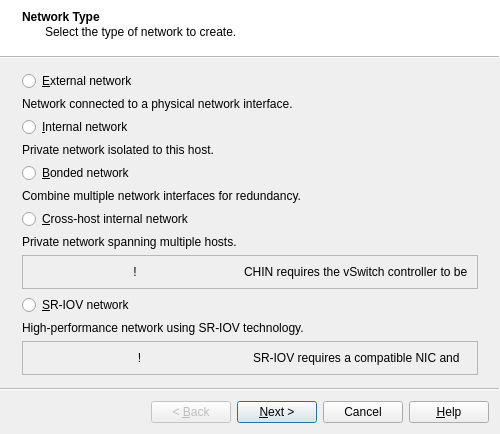
<?xml version="1.0" encoding="UTF-8"?>
<ui version="4.0">
 <class>NewNetworkWizard</class>
 <widget class="QWizard" name="NewNetworkWizard">
  <property name="windowTitle">
   <string>New Network Wizard</string>
  </property>
  <property name="wizardStyle">
   <enum>QWizard::ModernStyle</enum>
  </property>
  <property name="options">
   <set>QWizard::HaveHelpButton|QWizard::HelpButtonOnRight</set>
  </property>
  <widget class="QWizardPage" name="pageTypeSelect">
   <property name="title">
    <string>Network Type</string>
   </property>
   <property name="subTitle">
    <string>Select the type of network to create.</string>
   </property>
   <layout class="QVBoxLayout" name="verticalLayoutType">
    <item>
     <widget class="QRadioButton" name="radioExternal">
      <property name="text">
       <string>&amp;External network</string>
      </property>
     </widget>
    </item>
    <item>
     <widget class="QLabel" name="labelExternalDesc">
      <property name="text">
       <string>Network connected to a physical network interface.</string>
      </property>
      <property name="wordWrap">
       <bool>true</bool>
      </property>
     </widget>
    </item>
    <item>
     <widget class="QRadioButton" name="radioInternal">
      <property name="text">
       <string>&amp;Internal network</string>
      </property>
     </widget>
    </item>
    <item>
     <widget class="QLabel" name="labelInternalDesc">
      <property name="text">
       <string>Private network isolated to this host.</string>
      </property>
      <property name="wordWrap">
       <bool>true</bool>
      </property>
     </widget>
    </item>
    <item>
     <widget class="QRadioButton" name="radioBonded">
      <property name="text">
       <string>&amp;Bonded network</string>
      </property>
     </widget>
    </item>
    <item>
     <widget class="QLabel" name="labelBondedDesc">
      <property name="text">
       <string>Combine multiple network interfaces for redundancy.</string>
      </property>
      <property name="wordWrap">
       <bool>true</bool>
      </property>
     </widget>
    </item>
    <item>
     <widget class="QRadioButton" name="radioChin">
      <property name="text">
       <string>&amp;Cross-host internal network</string>
      </property>
     </widget>
    </item>
    <item>
     <widget class="QLabel" name="labelChinDesc">
      <property name="text">
       <string>Private network spanning multiple hosts.</string>
      </property>
      <property name="wordWrap">
       <bool>true</bool>
      </property>
     </widget>
    </item>
    <item>
     <widget class="QFrame" name="chinWarningFrame">
      <property name="frameShape">
       <enum>QFrame::StyledPanel</enum>
      </property>
      <property name="frameShadow">
       <enum>QFrame::Raised</enum>
      </property>
      <layout class="QHBoxLayout" name="chinWarningLayout">
       <item>
        <widget class="QLabel" name="chinWarningIcon">
         <property name="text">
          <string>!</string>
         </property>
         <property name="alignment">
          <set>Qt::AlignTop|Qt::AlignHCenter</set>
         </property>
        </widget>
       </item>
       <item>
        <widget class="QLabel" name="chinWarningText">
         <property name="text">
          <string>CHIN requires the vSwitch controller to be configured.</string>
         </property>
         <property name="wordWrap">
          <bool>true</bool>
         </property>
        </widget>
       </item>
      </layout>
     </widget>
    </item>
    <item>
     <widget class="QRadioButton" name="radioSriov">
      <property name="text">
       <string>&amp;SR-IOV network</string>
      </property>
     </widget>
    </item>
    <item>
     <widget class="QLabel" name="labelSriovDesc">
      <property name="text">
       <string>High-performance network using SR-IOV technology.</string>
      </property>
      <property name="wordWrap">
       <bool>true</bool>
      </property>
     </widget>
    </item>
    <item>
     <widget class="QFrame" name="sriovWarningFrame">
      <property name="frameShape">
       <enum>QFrame::StyledPanel</enum>
      </property>
      <property name="frameShadow">
       <enum>QFrame::Raised</enum>
      </property>
      <layout class="QHBoxLayout" name="sriovWarningLayout">
       <item>
        <widget class="QLabel" name="sriovWarningIcon">
         <property name="text">
          <string>!</string>
         </property>
         <property name="alignment">
          <set>Qt::AlignTop|Qt::AlignHCenter</set>
         </property>
        </widget>
       </item>
       <item>
        <widget class="QLabel" name="sriovWarningText">
         <property name="text">
          <string>SR-IOV requires a compatible NIC and host support.</string>
         </property>
         <property name="wordWrap">
          <bool>true</bool>
         </property>
        </widget>
       </item>
      </layout>
     </widget>
    </item>
    <item>
     <spacer name="typeSpacer">
      <property name="orientation">
       <enum>Qt::Vertical</enum>
      </property>
      <property name="sizeHint" stdset="0">
       <size>
        <width>20</width>
        <height>40</height>
       </size>
      </property>
     </spacer>
    </item>
   </layout>
  </widget>
  <widget class="QWizardPage" name="pageName">
   <property name="title">
    <string>Network Name</string>
   </property>
   <property name="subTitle">
    <string>Enter a name and description for the new network.</string>
   </property>
   <layout class="QFormLayout" name="formLayoutName">
    <item row="0" column="0">
     <widget class="QLabel" name="labelName">
      <property name="text">
       <string>&amp;Name:</string>
      </property>
     </widget>
    </item>
    <item row="0" column="1">
     <widget class="QLineEdit" name="nameEdit"/>
    </item>
    <item row="1" column="0">
     <widget class="QLabel" name="labelDescription">
      <property name="text">
       <string>&amp;Description:</string>
      </property>
     </widget>
    </item>
    <item row="1" column="1">
     <widget class="QTextEdit" name="descriptionEdit">
      <property name="maximumHeight">
       <number>90</number>
      </property>
     </widget>
    </item>
   </layout>
  </widget>
  <widget class="QWizardPage" name="pageDetails">
   <property name="title">
    <string>Network Details</string>
   </property>
   <property name="subTitle">
    <string>Configure network settings.</string>
   </property>
   <layout class="QVBoxLayout" name="verticalLayoutDetails">
    <item>
     <layout class="QFormLayout" name="formLayoutDetails">
      <item row="0" column="0">
       <widget class="QLabel" name="labelNic">
        <property name="text">
         <string>Network Interface:</string>
        </property>
       </widget>
      </item>
      <item row="0" column="1">
       <widget class="QComboBox" name="nicCombo"/>
      </item>
      <item row="1" column="0">
       <widget class="QLabel" name="labelVlan">
        <property name="text">
         <string>VLAN ID:</string>
        </property>
       </widget>
      </item>
      <item row="1" column="1">
       <widget class="QSpinBox" name="vlanSpin">
        <property name="minimum">
         <number>0</number>
        </property>
        <property name="maximum">
         <number>4094</number>
        </property>
       </widget>
      </item>
      <item row="2" column="0">
       <widget class="QLabel" name="labelMtu">
        <property name="text">
         <string>MTU:</string>
        </property>
       </widget>
      </item>
      <item row="2" column="1">
       <widget class="QSpinBox" name="mtuSpin">
        <property name="minimum">
         <number>68</number>
        </property>
        <property name="maximum">
         <number>9000</number>
        </property>
       </widget>
      </item>
     </layout>
    </item>
    <item>
     <widget class="QFrame" name="vlanInfoFrame">
      <property name="frameShape">
       <enum>QFrame::StyledPanel</enum>
      </property>
      <layout class="QHBoxLayout" name="vlanInfoLayout">
       <item>
        <widget class="QLabel" name="vlanInfoIcon">
         <property name="text">
          <string>!</string>
         </property>
         <property name="alignment">
          <set>Qt::AlignTop|Qt::AlignHCenter</set>
         </property>
        </widget>
       </item>
       <item>
        <widget class="QLabel" name="vlanInfoText">
         <property name="text">
          <string>VLAN validation message</string>
         </property>
         <property name="wordWrap">
          <bool>true</bool>
         </property>
        </widget>
       </item>
      </layout>
     </widget>
    </item>
    <item>
     <widget class="QFrame" name="mtuInfoFrame">
      <property name="frameShape">
       <enum>QFrame::StyledPanel</enum>
      </property>
      <layout class="QHBoxLayout" name="mtuInfoLayout">
       <item>
        <widget class="QLabel" name="mtuInfoIcon">
         <property name="text">
          <string>!</string>
         </property>
         <property name="alignment">
          <set>Qt::AlignTop|Qt::AlignHCenter</set>
         </property>
        </widget>
       </item>
       <item>
        <widget class="QLabel" name="mtuInfoText">
         <property name="text">
          <string>MTU validation message</string>
         </property>
         <property name="wordWrap">
          <bool>true</bool>
         </property>
        </widget>
       </item>
      </layout>
     </widget>
    </item>
    <item>
     <widget class="QCheckBox" name="autoAddCheck">
      <property name="text">
       <string>Automatically add network interface to new VMs</string>
      </property>
     </widget>
    </item>
    <item>
     <widget class="QCheckBox" name="createSriovVlanCheck">
      <property name="text">
       <string>Create VLAN on SR-IOV network</string>
      </property>
     </widget>
    </item>
    <item>
     <spacer name="detailsSpacer">
      <property name="orientation">
       <enum>Qt::Vertical</enum>
      </property>
      <property name="sizeHint" stdset="0">
       <size>
        <width>20</width>
        <height>40</height>
       </size>
      </property>
     </spacer>
    </item>
   </layout>
  </widget>
  <widget class="QWizardPage" name="pageBondDetails">
   <property name="title">
    <string>Bond Details</string>
   </property>
   <property name="subTitle">
    <string>Configure the bond and select interfaces.</string>
   </property>
   <layout class="QVBoxLayout" name="verticalLayoutBond">
    <item>
     <widget class="QLabel" name="bondDescriptionLabel">
      <property name="text">
       <string>A bond combines multiple network interfaces into a single logical interface for redundancy and increased throughput.</string>
      </property>
      <property name="wordWrap">
       <bool>true</bool>
      </property>
     </widget>
    </item>
    <item>
     <widget class="QGroupBox" name="bondSettingsGroup">
      <property name="title">
       <string>Bond Settings</string>
      </property>
      <layout class="QFormLayout" name="bondSettingsLayout">
       <item row="0" column="0">
        <widget class="QLabel" name="bondModeLabel">
         <property name="text">
          <string>Bond Mode:</string>
         </property>
        </widget>
       </item>
       <item row="0" column="1">
        <layout class="QHBoxLayout" name="bondModeLayout">
         <item>
          <widget class="QRadioButton" name="bondModeActiveBackup">
           <property name="text">
            <string>Active-Backup</string>
           </property>
          </widget>
         </item>
         <item>
          <widget class="QRadioButton" name="bondModeSlb">
           <property name="text">
            <string>SLB</string>
           </property>
          </widget>
         </item>
         <item>
          <widget class="QRadioButton" name="bondModeLacp">
           <property name="text">
            <string>LACP</string>
           </property>
          </widget>
         </item>
        </layout>
       </item>
       <item row="1" column="0">
        <widget class="QLabel" name="bondHashLabel">
         <property name="text">
          <string>LACP hashing:</string>
         </property>
        </widget>
       </item>
       <item row="1" column="1">
        <layout class="QHBoxLayout" name="bondHashLayout">
         <item>
          <widget class="QRadioButton" name="bondHashSrcMac">
           <property name="text">
            <string>Source MAC</string>
           </property>
          </widget>
         </item>
         <item>
          <widget class="QRadioButton" name="bondHashTcpUdp">
           <property name="text">
            <string>TCP/UDP ports</string>
           </property>
          </widget>
         </item>
        </layout>
       </item>
       <item row="2" column="0">
        <widget class="QLabel" name="bondMtuLabel">
         <property name="text">
          <string>MTU:</string>
         </property>
        </widget>
       </item>
       <item row="2" column="1">
        <widget class="QSpinBox" name="bondMtuSpin">
         <property name="minimum">
          <number>68</number>
         </property>
         <property name="maximum">
          <number>9000</number>
         </property>
        </widget>
       </item>
       <item row="3" column="0" colspan="2">
        <widget class="QLabel" name="bondMtuInfoLabel">
         <property name="text">
          <string>Allowed MTU range</string>
         </property>
         <property name="wordWrap">
          <bool>true</bool>
         </property>
        </widget>
       </item>
       <item row="4" column="0" colspan="2">
        <widget class="QCheckBox" name="bondAutoPlugCheck">
         <property name="text">
          <string>Automatically add network interface to new VMs</string>
         </property>
        </widget>
       </item>
      </layout>
     </widget>
    </item>
    <item>
     <widget class="QGroupBox" name="bondNicsGroup">
      <property name="title">
       <string>Network Interfaces (select at least 2)</string>
      </property>
      <layout class="QVBoxLayout" name="bondNicsLayout">
       <item>
        <widget class="QTableWidget" name="bondNicsTable">
         <property name="selectionMode">
          <enum>QAbstractItemView::MultiSelection</enum>
         </property>
         <property name="selectionBehavior">
          <enum>QAbstractItemView::SelectRows</enum>
         </property>
         <column>
          <property name="text">
           <string>Use</string>
          </property>
         </column>
         <column>
          <property name="text">
           <string>NIC</string>
          </property>
         </column>
         <column>
          <property name="text">
           <string>MAC</string>
          </property>
         </column>
         <column>
          <property name="text">
           <string>Link</string>
          </property>
         </column>
         <column>
          <property name="text">
           <string>Speed</string>
          </property>
         </column>
         <column>
          <property name="text">
           <string>Duplex</string>
          </property>
         </column>
         <column>
          <property name="text">
           <string>Vendor</string>
          </property>
         </column>
         <column>
          <property name="text">
           <string>Device</string>
          </property>
         </column>
         <column>
          <property name="text">
           <string>PCI</string>
          </property>
         </column>
        </widget>
       </item>
      </layout>
     </widget>
    </item>
    <item>
     <widget class="QLabel" name="bondWarningLabel">
      <property name="text">
       <string>Note: Creating a bond will briefly interrupt network connectivity.</string>
      </property>
      <property name="wordWrap">
       <bool>true</bool>
      </property>
     </widget>
    </item>
   </layout>
  </widget>
  <widget class="QWizardPage" name="pageChinDetails">
   <property name="title">
    <string>CHIN Details</string>
   </property>
   <property name="subTitle">
    <string>Select a management network to use for the tunnel.</string>
   </property>
   <layout class="QFormLayout" name="formLayoutChin">
    <item row="0" column="0">
     <widget class="QLabel" name="chinInterfaceLabel">
      <property name="text">
       <string>Management interface:</string>
      </property>
     </widget>
    </item>
    <item row="0" column="1">
     <widget class="QComboBox" name="chinInterfaceCombo"/>
    </item>
    <item row="1" column="0" colspan="2">
     <widget class="QCheckBox" name="chinAutoAddCheck">
      <property name="text">
       <string>Automatically add network interface to new VMs</string>
      </property>
     </widget>
    </item>
   </layout>
  </widget>
  <widget class="QWizardPage" name="pageSriovDetails">
   <property name="title">
    <string>SR-IOV Details</string>
   </property>
   <property name="subTitle">
    <string>Select a host NIC for SR-IOV.</string>
   </property>
   <layout class="QFormLayout" name="formLayoutSriov">
    <item row="0" column="0">
     <widget class="QLabel" name="sriovNicLabel">
      <property name="text">
       <string>Host NIC:</string>
      </property>
     </widget>
    </item>
    <item row="0" column="1">
     <widget class="QComboBox" name="sriovNicCombo"/>
    </item>
    <item row="1" column="0" colspan="2">
     <widget class="QCheckBox" name="sriovAutoAddCheck">
      <property name="text">
       <string>Automatically add network interface to new VMs</string>
      </property>
     </widget>
    </item>
   </layout>
  </widget>
 </widget>
 <resources/>
 <connections/>
</ui>
